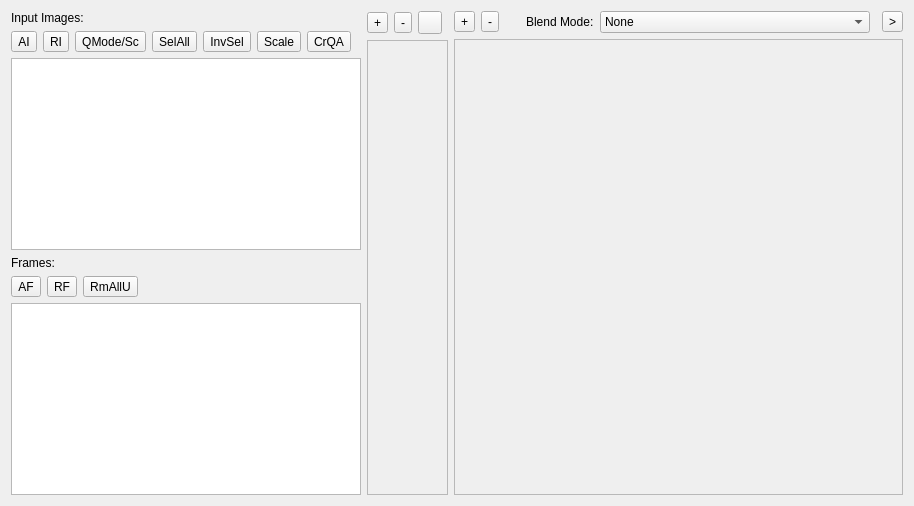
      <widget class="QWidget" name="framesTab">
       <attribute name="title">
        <string>Frames</string>
       </attribute>
       <layout class="QGridLayout" name="tabLayout" columnstretch="1,0,2,0,0,0,0,0,0,0,0,0,2">
        <item row="0" column="0" rowspan="5">
         <layout class="QGridLayout" name="tables1Layout">
          <item row="2" column="0">
           <widget class="QTableWidget" name="imgTableWidget">
            <property name="maximumSize">
             <size>
              <width>16777215</width>
              <height>16777215</height>
             </size>
            </property>
            <property name="font">
             <font>
              <pointsize>8</pointsize>
             </font>
            </property>
            <property name="toolTip">
             <string/>
            </property>
            <property name="whatsThis">
             <string>&lt;!DOCTYPE HTML PUBLIC &quot;-//W3C//DTD HTML 4.0//EN&quot; &quot;http://www.w3.org/TR/REC-html40/strict.dtd&quot;&gt;
&lt;html&gt;&lt;head&gt;&lt;meta name=&quot;qrichtext&quot; content=&quot;1&quot; /&gt;&lt;style type=&quot;text/css&quot;&gt;
p, li { white-space: pre-wrap; }
&lt;/style&gt;&lt;/head&gt;&lt;body style=&quot; font-family:'Sans'; font-size:10pt; font-weight:400; font-style:normal;&quot;&gt;
&lt;table border=&quot;0&quot; style=&quot;-qt-table-type: root; margin-top:4px; margin-bottom:4px; margin-left:4px; margin-right:4px;&quot;&gt;
&lt;tr&gt;
&lt;td style=&quot;border: none;&quot;&gt;
&lt;p style=&quot; margin-top:0px; margin-bottom:0px; margin-left:0px; margin-right:0px; -qt-block-indent:0; text-indent:0px;&quot;&gt;&lt;span style=&quot; font-weight:600;&quot;&gt;Input images table&lt;/span&gt;&lt;/p&gt;
&lt;p style=&quot;-qt-paragraph-type:empty; margin-top:0px; margin-bottom:0px; margin-left:0px; margin-right:0px; -qt-block-indent:0; text-indent:0px; font-weight:600;&quot;&gt;&lt;/p&gt;
&lt;p style=&quot; margin-top:0px; margin-bottom:0px; margin-left:0px; margin-right:0px; -qt-block-indent:0; text-indent:0px;&quot;&gt;Contains paths to input images. Paths can be relative or absolute.&lt;/p&gt;
&lt;p style=&quot;-qt-paragraph-type:empty; margin-top:0px; margin-bottom:0px; margin-left:0px; margin-right:0px; -qt-block-indent:0; text-indent:0px;&quot;&gt;&lt;/p&gt;
&lt;p style=&quot; margin-top:0px; margin-bottom:0px; margin-left:0px; margin-right:0px; -qt-block-indent:0; text-indent:0px;&quot;&gt;Double-click or F2 to edit the fields&lt;/p&gt;&lt;/td&gt;&lt;/tr&gt;&lt;/table&gt;&lt;/body&gt;&lt;/html&gt;</string>
            </property>
            <property name="editTriggers">
             <set>QAbstractItemView::DoubleClicked|QAbstractItemView::EditKeyPressed</set>
            </property>
            <property name="tabKeyNavigation">
             <bool>false</bool>
            </property>
            <property name="alternatingRowColors">
             <bool>false</bool>
            </property>
            <property name="selectionMode">
             <enum>QAbstractItemView::SingleSelection</enum>
            </property>
            <property name="selectionBehavior">
             <enum>QAbstractItemView::SelectRows</enum>
            </property>
            <property name="verticalScrollMode">
             <enum>QAbstractItemView::ScrollPerItem</enum>
            </property>
            <property name="horizontalScrollMode">
             <enum>QAbstractItemView::ScrollPerPixel</enum>
            </property>
            <attribute name="horizontalHeaderCascadingSectionResizes">
             <bool>true</bool>
            </attribute>
            <attribute name="horizontalHeaderStretchLastSection">
             <bool>true</bool>
            </attribute>
            <attribute name="verticalHeaderVisible">
             <bool>false</bool>
            </attribute>
           </widget>
          </item>
          <item row="7" column="0">
           <widget class="LvkTableWidget" name="framesTableWidget">
            <property name="maximumSize">
             <size>
              <width>16777215</width>
              <height>16777215</height>
             </size>
            </property>
            <property name="font">
             <font>
              <pointsize>8</pointsize>
             </font>
            </property>
            <property name="toolTip">
             <string/>
            </property>
            <property name="whatsThis">
             <string>&lt;!DOCTYPE HTML PUBLIC &quot;-//W3C//DTD HTML 4.0//EN&quot; &quot;http://www.w3.org/TR/REC-html40/strict.dtd&quot;&gt;
&lt;html&gt;&lt;head&gt;&lt;meta name=&quot;qrichtext&quot; content=&quot;1&quot; /&gt;&lt;style type=&quot;text/css&quot;&gt;
p, li { white-space: pre-wrap; }
&lt;/style&gt;&lt;/head&gt;&lt;body style=&quot; font-family:'Sans'; font-size:10pt; font-weight:400; font-style:normal;&quot;&gt;
&lt;table border=&quot;0&quot; style=&quot;-qt-table-type: root; margin-top:4px; margin-bottom:4px; margin-left:4px; margin-right:4px;&quot;&gt;
&lt;tr&gt;
&lt;td style=&quot;border: none;&quot;&gt;
&lt;p style=&quot; margin-top:0px; margin-bottom:0px; margin-left:0px; margin-right:0px; -qt-block-indent:0; text-indent:0px;&quot;&gt;&lt;span style=&quot; font-weight:600;&quot;&gt;Frames table&lt;/span&gt;&lt;/p&gt;
&lt;p style=&quot;-qt-paragraph-type:empty; margin-top:0px; margin-bottom:0px; margin-left:0px; margin-right:0px; -qt-block-indent:0; text-indent:0px; font-weight:600;&quot;&gt;&lt;/p&gt;
&lt;p style=&quot; margin-top:0px; margin-bottom:0px; margin-left:0px; margin-right:0px; -qt-block-indent:0; text-indent:0px;&quot;&gt;Contain the definition of the frames (frame id, offset x, offset y, width, height, name and image id)&lt;/p&gt;
&lt;p style=&quot;-qt-paragraph-type:empty; margin-top:0px; margin-bottom:0px; margin-left:0px; margin-right:0px; -qt-block-indent:0; text-indent:0px;&quot;&gt;&lt;/p&gt;
&lt;p style=&quot; margin-top:0px; margin-bottom:0px; margin-left:0px; margin-right:0px; -qt-block-indent:0; text-indent:0px;&quot;&gt; * Double-click or F2 to edit the fields&lt;/p&gt;
&lt;p style=&quot; margin-top:0px; margin-bottom:0px; margin-left:0px; margin-right:0px; -qt-block-indent:0; text-indent:0px;&quot;&gt; * Ctrl + Up or Ctrl + Down to increase or decrease numeric fields (ox, oy, w and h)&lt;/p&gt;&lt;/td&gt;&lt;/tr&gt;&lt;/table&gt;&lt;/body&gt;&lt;/html&gt;</string>
            </property>
            <property name="editTriggers">
             <set>QAbstractItemView::DoubleClicked|QAbstractItemView::EditKeyPressed</set>
            </property>
            <property name="tabKeyNavigation">
             <bool>false</bool>
            </property>
            <property name="selectionMode">
             <enum>QAbstractItemView::SingleSelection</enum>
            </property>
            <property name="selectionBehavior">
             <enum>QAbstractItemView::SelectItems</enum>
            </property>
            <property name="verticalScrollMode">
             <enum>QAbstractItemView::ScrollPerItem</enum>
            </property>
            <property name="horizontalScrollMode">
             <enum>QAbstractItemView::ScrollPerPixel</enum>
            </property>
            <attribute name="horizontalHeaderCascadingSectionResizes">
             <bool>true</bool>
            </attribute>
            <attribute name="horizontalHeaderStretchLastSection">
             <bool>true</bool>
            </attribute>
            <attribute name="verticalHeaderVisible">
             <bool>false</bool>
            </attribute>
           </widget>
          </item>
          <item row="3" column="0">
           <widget class="QLabel" name="framesLabel">
            <property name="sizePolicy">
             <sizepolicy hsizetype="Minimum" vsizetype="Preferred">
              <horstretch>0</horstretch>
              <verstretch>0</verstretch>
             </sizepolicy>
            </property>
            <property name="text">
             <string>Frames:</string>
            </property>
            <property name="alignment">
             <set>Qt::AlignBottom|Qt::AlignLeading|Qt::AlignLeft</set>
            </property>
           </widget>
          </item>
          <item row="0" column="0">
           <widget class="QLabel" name="inputImagesLabel">
            <property name="sizePolicy">
             <sizepolicy hsizetype="Minimum" vsizetype="Preferred">
              <horstretch>0</horstretch>
              <verstretch>0</verstretch>
             </sizepolicy>
            </property>
            <property name="text">
             <string>Input Images:</string>
            </property>
            <property name="alignment">
             <set>Qt::AlignBottom|Qt::AlignLeading|Qt::AlignLeft</set>
            </property>
           </widget>
          </item>
          <item row="1" column="0">
           <layout class="QHBoxLayout" name="imgToolbarLayout" stretch="0,0,0,0,0,0,0,0">
            <property name="spacing">
             <number>6</number>
            </property>
            <property name="sizeConstraint">
             <enum>QLayout::SetMinimumSize</enum>
            </property>
            <item>
             <widget class="QToolButton" name="addImageButton">
              <property name="toolTip">
               <string>Add input image</string>
              </property>
              <property name="whatsThis">
               <string>Add input image</string>
              </property>
              <property name="text">
               <string>AI</string>
              </property>
              <property name="icon">
               <iconset resource="res.qrc">
                <normaloff>:/buttons/button-add-image</normaloff>:/buttons/button-add-image</iconset>
              </property>
             </widget>
            </item>
            <item>
             <widget class="QToolButton" name="removeImageButton">
              <property name="enabled">
               <bool>true</bool>
              </property>
              <property name="toolTip">
               <string>Remove input image</string>
              </property>
              <property name="whatsThis">
               <string>Remove selected input image</string>
              </property>
              <property name="text">
               <string>RI</string>
              </property>
              <property name="icon">
               <iconset resource="res.qrc">
                <normaloff>:/buttons/button-remove-image</normaloff>:/buttons/button-remove-image</iconset>
              </property>
             </widget>
            </item>
            <item>
             <widget class="QToolButton" name="quickModeButton">
              <property name="enabled">
               <bool>true</bool>
              </property>
              <property name="toolTip">
               <string>Enable Quick Animation Mode and image scaling</string>
              </property>
              <property name="whatsThis">
               <string>Enable Quick Animation Mode and image scaling</string>
              </property>
              <property name="text">
               <string>QMode/Sc</string>
              </property>
              <property name="checkable">
               <bool>true</bool>
              </property>
             </widget>
            </item>
            <item>
             <widget class="QToolButton" name="checkAllImagesButton">
              <property name="toolTip">
               <string>Select all images</string>
              </property>
              <property name="text">
               <string>SelAll</string>
              </property>
             </widget>
            </item>
            <item>
             <widget class="QToolButton" name="invertCheckedImagesButton">
              <property name="toolTip">
               <string>Invert selection</string>
              </property>
              <property name="text">
               <string>InvSel</string>
              </property>
             </widget>
            </item>
            <item>
             <widget class="QToolButton" name="scaleImageButton">
              <property name="toolTip">
               <string>Scale image</string>
              </property>
              <property name="text">
               <string>Scale</string>
              </property>
             </widget>
            </item>
            <item>
             <widget class="QToolButton" name="createQuickAniButton">
              <property name="toolTip">
               <string>Create Quick Animation</string>
              </property>
              <property name="text">
               <string>CrQA</string>
              </property>
             </widget>
            </item>
            <item>
             <spacer name="imgToolbarSpacer">
              <property name="orientation">
               <enum>Qt::Horizontal</enum>
              </property>
              <property name="sizeType">
               <enum>QSizePolicy::MinimumExpanding</enum>
              </property>
              <property name="sizeHint" stdset="0">
               <size>
                <width>10</width>
                <height>0</height>
               </size>
              </property>
             </spacer>
            </item>
           </layout>
          </item>
          <item row="4" column="0">
           <layout class="QHBoxLayout" name="horizontalLayout_2">
            <item>
             <widget class="QToolButton" name="addFrameButton">
              <property name="enabled">
               <bool>true</bool>
              </property>
              <property name="toolTip">
               <string>Add frame</string>
              </property>
              <property name="statusTip">
               <string/>
              </property>
              <property name="whatsThis">
               <string>Add new frame from a rectangular area in the input image. The whole image is used if no rectangular area is defined.</string>
              </property>
              <property name="text">
               <string>AF</string>
              </property>
              <property name="icon">
               <iconset resource="res.qrc">
                <normaloff>:/buttons/button-add-frame</normaloff>:/buttons/button-add-frame</iconset>
              </property>
             </widget>
            </item>
            <item>
             <widget class="QToolButton" name="removeFrameButton">
              <property name="enabled">
               <bool>true</bool>
              </property>
              <property name="toolTip">
               <string>Remove frame</string>
              </property>
              <property name="statusTip">
               <string/>
              </property>
              <property name="whatsThis">
               <string>Remove selected frame</string>
              </property>
              <property name="text">
               <string>RF</string>
              </property>
              <property name="icon">
               <iconset resource="res.qrc">
                <normaloff>:/buttons/button-remove-frame</normaloff>:/buttons/button-remove-frame</iconset>
              </property>
             </widget>
            </item>
            <item>
             <widget class="QToolButton" name="removeAllUnusedFramesButton">
              <property name="toolTip">
               <string>Remove all unused frames.</string>
              </property>
              <property name="whatsThis">
               <string>Remove all unused frames. A frame is considered unused if it does not belong to any animation.</string>
              </property>
              <property name="text">
               <string>RmAllU</string>
              </property>
             </widget>
            </item>
            <item>
             <spacer name="horizontalSpacer_2">
              <property name="orientation">
               <enum>Qt::Horizontal</enum>
              </property>
              <property name="sizeType">
               <enum>QSizePolicy::MinimumExpanding</enum>
              </property>
              <property name="sizeHint" stdset="0">
               <size>
                <width>10</width>
                <height>20</height>
               </size>
              </property>
             </spacer>
            </item>
           </layout>
          </item>
         </layout>
        </item>
        <item row="0" column="12" rowspan="5">
         <layout class="QGridLayout" name="framePreviewLayout">
          <property name="sizeConstraint">
           <enum>QLayout::SetDefaultConstraint</enum>
          </property>
          <item row="1" column="0" colspan="9">
           <widget class="QScrollArea" name="framePreviewScroll">
            <property name="sizePolicy">
             <sizepolicy hsizetype="Expanding" vsizetype="Expanding">
              <horstretch>0</horstretch>
              <verstretch>0</verstretch>
             </sizepolicy>
            </property>
            <property name="cursor" stdset="0">
             <cursorShape>ArrowCursor</cursorShape>
            </property>
            <property name="whatsThis">
             <string>Frame preview

 * Ctrl + Mouse Wheel: To increase/decrease zoom level
 * '1' key: To set zoom at %100
</string>
            </property>
            <property name="widgetResizable">
             <bool>false</bool>
            </property>
            <property name="alignment">
             <set>Qt::AlignLeading|Qt::AlignLeft|Qt::AlignTop</set>
            </property>
            <widget class="LvkInputImageWidget" name="framePreview">
             <property name="geometry">
              <rect>
               <x>0</x>
               <y>0</y>
               <width>0</width>
               <height>0</height>
              </rect>
             </property>
             <property name="sizePolicy">
              <sizepolicy hsizetype="Ignored" vsizetype="Ignored">
               <horstretch>0</horstretch>
               <verstretch>0</verstretch>
              </sizepolicy>
             </property>
             <property name="focusPolicy">
              <enum>Qt::ClickFocus</enum>
             </property>
            </widget>
           </widget>
          </item>
          <item row="0" column="8">
           <widget class="QToolButton" name="hideFramePreviewButton">
            <property name="whatsThis">
             <string>Show/hide frame preview</string>
            </property>
            <property name="text">
             <string>&gt;</string>
            </property>
            <property name="icon">
             <iconset resource="res.qrc">
              <normaloff>:/buttons/button-hide</normaloff>:/buttons/button-hide</iconset>
            </property>
           </widget>
          </item>
          <item row="0" column="5" colspan="3">
           <spacer name="hSpacerFramePreview">
            <property name="orientation">
             <enum>Qt::Horizontal</enum>
            </property>
            <property name="sizeType">
             <enum>QSizePolicy::Expanding</enum>
            </property>
            <property name="sizeHint" stdset="0">
             <size>
              <width>0</width>
              <height>20</height>
             </size>
            </property>
           </spacer>
          </item>
          <item row="0" column="0">
           <widget class="QToolButton" name="frameZoomInButton">
            <property name="maximumSize">
             <size>
              <width>30</width>
              <height>16777215</height>
             </size>
            </property>
            <property name="toolTip">
             <string>Frame zoom in</string>
            </property>
            <property name="whatsThis">
             <string>Frame zoom in</string>
            </property>
            <property name="text">
             <string>+</string>
            </property>
            <property name="icon">
             <iconset resource="res.qrc">
              <normaloff>:/buttons/button-zoom-in</normaloff>:/buttons/button-zoom-in</iconset>
            </property>
           </widget>
          </item>
          <item row="0" column="1">
           <widget class="QToolButton" name="frameZoomOutButton">
            <property name="maximumSize">
             <size>
              <width>30</width>
              <height>16777215</height>
             </size>
            </property>
            <property name="toolTip">
             <string>Frame zoom out</string>
            </property>
            <property name="whatsThis">
             <string>Frame zoom in</string>
            </property>
            <property name="text">
             <string>-</string>
            </property>
            <property name="icon">
             <iconset resource="res.qrc">
              <normaloff>:/buttons/button-zoom-out</normaloff>:/buttons/button-zoom-out</iconset>
            </property>
           </widget>
          </item>
          <item row="0" column="4">
           <widget class="QComboBox" name="blendModeComboBox">
            <property name="toolTip">
             <string>Blend Mode</string>
            </property>
            <item>
             <property name="text">
              <string>None</string>
             </property>
            </item>
            <item>
             <property name="text">
              <string>Selected frame with frame definition rect</string>
             </property>
            </item>
            <item>
             <property name="text">
              <string>Selected frame with another existent frame...</string>
             </property>
            </item>
           </widget>
          </item>
          <item row="0" column="3">
           <widget class="QLabel" name="blendModeLabel">
            <property name="text">
             <string>Blend Mode:</string>
            </property>
           </widget>
          </item>
          <item row="0" column="2">
           <spacer name="horizontalSpacer_13">
            <property name="orientation">
             <enum>Qt::Horizontal</enum>
            </property>
            <property name="sizeType">
             <enum>QSizePolicy::Fixed</enum>
            </property>
            <property name="sizeHint" stdset="0">
             <size>
              <width>15</width>
              <height>20</height>
             </size>
            </property>
           </spacer>
          </item>
         </layout>
        </item>
        <item row="0" column="2" rowspan="5">
         <layout class="QGridLayout" name="imgPreviewLayout">
          <property name="sizeConstraint">
           <enum>QLayout::SetMaximumSize</enum>
          </property>
          <item row="1" column="1" colspan="7">
           <widget class="QScrollArea" name="imgPreviewScroll">
            <property name="sizePolicy">
             <sizepolicy hsizetype="Expanding" vsizetype="Expanding">
              <horstretch>0</horstretch>
              <verstretch>0</verstretch>
             </sizepolicy>
            </property>
            <property name="cursor" stdset="0">
             <cursorShape>ArrowCursor</cursorShape>
            </property>
            <property name="toolTip">
             <string/>
            </property>
            <property name="whatsThis">
             <string>&lt;!DOCTYPE HTML PUBLIC &quot;-//W3C//DTD HTML 4.0//EN&quot; &quot;http://www.w3.org/TR/REC-html40/strict.dtd&quot;&gt;
&lt;html&gt;&lt;head&gt;&lt;meta name=&quot;qrichtext&quot; content=&quot;1&quot; /&gt;&lt;style type=&quot;text/css&quot;&gt;
p, li { white-space: pre-wrap; }
&lt;/style&gt;&lt;/head&gt;&lt;body style=&quot; font-family:'Sans'; font-size:10pt; font-weight:400; font-style:normal;&quot;&gt;
&lt;table border=&quot;0&quot; style=&quot;-qt-table-type: root; margin-top:4px; margin-bottom:4px; margin-left:4px; margin-right:4px;&quot;&gt;
&lt;tr&gt;
&lt;td style=&quot;border: none;&quot;&gt;
&lt;p style=&quot; margin-top:0px; margin-bottom:0px; margin-left:0px; margin-right:0px; -qt-block-indent:0; text-indent:0px;&quot;&gt;&lt;span style=&quot; font-weight:600;&quot;&gt;Frame definition widget&lt;/span&gt;&lt;/p&gt;
&lt;p style=&quot;-qt-paragraph-type:empty; margin-top:0px; margin-bottom:0px; margin-left:0px; margin-right:0px; -qt-block-indent:0; text-indent:0px;&quot;&gt;&lt;/p&gt;
&lt;p style=&quot; margin-top:0px; margin-bottom:0px; margin-left:0px; margin-right:0px; -qt-block-indent:0; text-indent:0px;&quot;&gt;Here you can define the rectangular area of a frame. Click the button &amp;quot;Add frame&amp;quot; to confirm.&lt;/p&gt;
&lt;p style=&quot;-qt-paragraph-type:empty; margin-top:0px; margin-bottom:0px; margin-left:0px; margin-right:0px; -qt-block-indent:0; text-indent:0px;&quot;&gt;&lt;/p&gt;
&lt;p style=&quot; margin-top:0px; margin-bottom:0px; margin-left:0px; margin-right:0px; -qt-block-indent:0; text-indent:0px;&quot;&gt; * Left click: To define a rectangular area in the image&lt;/p&gt;
&lt;p style=&quot; margin-top:0px; margin-bottom:0px; margin-left:0px; margin-right:0px; -qt-block-indent:0; text-indent:0px;&quot;&gt; * Right click: To remove the rectangular area&lt;/p&gt;
&lt;p style=&quot; margin-top:0px; margin-bottom:0px; margin-left:0px; margin-right:0px; -qt-block-indent:0; text-indent:0px;&quot;&gt; * Ctrl key: Hold to display mouse guides&lt;/p&gt;
&lt;p style=&quot; margin-top:0px; margin-bottom:0px; margin-left:0px; margin-right:0px; -qt-block-indent:0; text-indent:0px;&quot;&gt; * Ctrl key (when dragging a frame): to move a frame across the x-axis or y-axis&lt;/p&gt;
&lt;p style=&quot; margin-top:0px; margin-bottom:0px; margin-left:0px; margin-right:0px; -qt-block-indent:0; text-indent:0px;&quot;&gt; * Ctrl + Shift + Left click: To add line guides&lt;/p&gt;
&lt;p style=&quot; margin-top:0px; margin-bottom:0px; margin-left:0px; margin-right:0px; -qt-block-indent:0; text-indent:0px;&quot;&gt; * Ctrl + Shift + Right click: To switch horizontal/vertical guides&lt;/p&gt;
&lt;p style=&quot; margin-top:0px; margin-bottom:0px; margin-left:0px; margin-right:0px; -qt-block-indent:0; text-indent:0px;&quot;&gt; * Ctrl + Mouse Wheel: To increase/decrease zoom level&lt;/p&gt;
&lt;p style=&quot; margin-top:0px; margin-bottom:0px; margin-left:0px; margin-right:0px; -qt-block-indent:0; text-indent:0px;&quot;&gt; * '1' key: To set zoom at %100&lt;/p&gt;
&lt;p style=&quot;-qt-paragraph-type:empty; margin-top:0px; margin-bottom:0px; margin-left:0px; margin-right:0px; -qt-block-indent:0; text-indent:0px;&quot;&gt;&lt;/p&gt;
&lt;p style=&quot; margin-top:0px; margin-bottom:0px; margin-left:0px; margin-right:0px; -qt-block-indent:0; text-indent:0px;&quot;&gt;&lt;span style=&quot; font-weight:600;&quot;&gt;Note:&lt;/span&gt; some combination may not work on Mac OS X &lt;/p&gt;&lt;/td&gt;&lt;/tr&gt;&lt;/table&gt;&lt;/body&gt;&lt;/html&gt;</string>
            </property>
            <property name="widgetResizable">
             <bool>false</bool>
            </property>
            <property name="alignment">
             <set>Qt::AlignLeading|Qt::AlignLeft|Qt::AlignTop</set>
            </property>
            <widget class="LvkFrameDefWidget" name="imgPreview">
             <property name="geometry">
              <rect>
               <x>0</x>
               <y>0</y>
               <width>0</width>
               <height>0</height>
              </rect>
             </property>
             <property name="sizePolicy">
              <sizepolicy hsizetype="Ignored" vsizetype="Ignored">
               <horstretch>0</horstretch>
               <verstretch>0</verstretch>
              </sizepolicy>
             </property>
             <property name="focusPolicy">
              <enum>Qt::ClickFocus</enum>
             </property>
            </widget>
           </widget>
          </item>
          <item row="0" column="4" colspan="4">
           <spacer name="horizontalSpacer_8">
            <property name="orientation">
             <enum>Qt::Horizontal</enum>
            </property>
            <property name="sizeHint" stdset="0">
             <size>
              <width>0</width>
              <height>20</height>
             </size>
            </property>
           </spacer>
          </item>
          <item row="0" column="1">
           <widget class="QToolButton" name="imgZoomInButton">
            <property name="maximumSize">
             <size>
              <width>30</width>
              <height>16777215</height>
             </size>
            </property>
            <property name="toolTip">
             <string>Image zoom in</string>
            </property>
            <property name="whatsThis">
             <string>Image zoom in</string>
            </property>
            <property name="text">
             <string>+</string>
            </property>
            <property name="icon">
             <iconset resource="res.qrc">
              <normaloff>:/buttons/button-zoom-in</normaloff>:/buttons/button-zoom-in</iconset>
            </property>
           </widget>
          </item>
          <item row="0" column="2">
           <widget class="QToolButton" name="imgZoomOutButton">
            <property name="maximumSize">
             <size>
              <width>30</width>
              <height>16777215</height>
             </size>
            </property>
            <property name="toolTip">
             <string>Image zoom out</string>
            </property>
            <property name="whatsThis">
             <string>Image zoom out</string>
            </property>
            <property name="text">
             <string>-</string>
            </property>
            <property name="icon">
             <iconset resource="res.qrc">
              <normaloff>:/buttons/button-zoom-out</normaloff>:/buttons/button-zoom-out</iconset>
            </property>
           </widget>
          </item>
          <item row="0" column="3">
           <widget class="QToolButton" name="refreshImgButton">
            <property name="toolTip">
             <string>Refresh image</string>
            </property>
            <property name="whatsThis">
             <string>Force refresh image</string>
            </property>
            <property name="text">
             <string/>
            </property>
            <property name="icon">
             <iconset resource="res.qrc">
              <normaloff>:/buttons/button-refresh</normaloff>:/buttons/button-refresh</iconset>
            </property>
           </widget>
          </item>
         </layout>
        </item>
       </layout>
      </widget>
